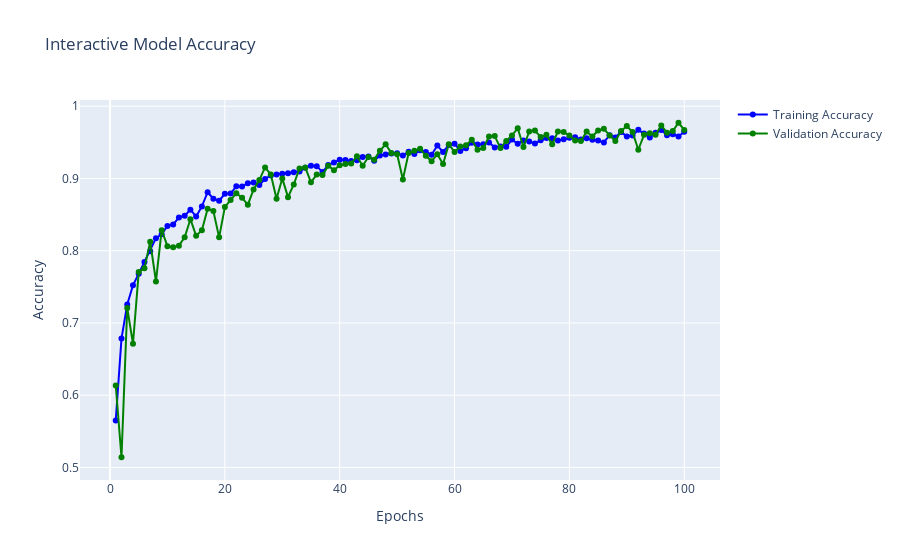

Notebook source saved alongside this figure:
### Code cell
import plotly.graph_objects as go

epochs = list(range(1, len(history.history['accuracy']) + 1))

fig = go.Figure()
fig.add_trace(go.Scatter(x=epochs, y=history.history['accuracy'], mode='lines+markers', name='Training Accuracy', line=dict(color='blue')))
fig.add_trace(go.Scatter(x=epochs, y=history.history['val_accuracy'], mode='lines+markers', name='Validation Accuracy', line=dict(color='green')))
fig.update_layout(title='Interactive Model Accuracy', xaxis_title='Epochs', yaxis_title='Accuracy')
fig.show()
